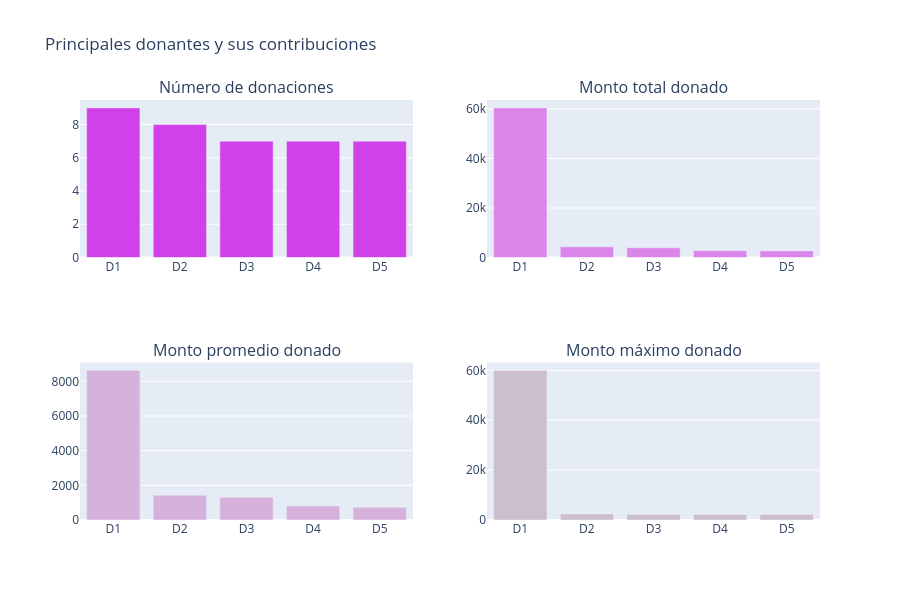

Write notebook code for a chart like this one.
### Markdown cell above
> - **Proyectos principales**  
> - En la historia de DonorsChoose, los distintos proyectos recibieron un número variable de donaciones que va desde tan solo 1 hasta 800 donaciones. El número máximo de donaciones en un solo proyecto es de **863**. Este fue un proyecto liderado por un docente y su título fue "**Vallecito StandUpKids Pilot Standing School!**" (mostrado como Pa1 en el primer gráfico). El monto total financiado en este proyecto fue de **USD 108,248.30** y fue financiado completamente el 26 de agosto de 2015.  
> - Existen otros tres proyectos con un número muy alto de donaciones (mayor a 600).  
> - En noviembre de 2016, se inició un proyecto titulado "**Varsity and After-School Fencing Teams in NYC**" (mostrado como Pc1 en el segundo gráfico) y tuvo 18 donaciones en total. Este proyecto tuvo el mayor monto promedio por donante, equivalente a **USD 1,850**.  
> - En el proyecto titulado "**Learning to Play While Playing to Learn!**" (mostrado como Pd1 en el cuarto gráfico), se realizó la donación individual máxima de **USD 60,000**, que es la donación individual más alta en la historia de DonorsChoose.  

## <a id="3.3">3.3 Quiénes son los principales donantes:</a>

Identificaremos a los donantes que realizaron las mayores contribuciones y sus valores. Es decir:

- 3.3.1 Donantes con el mayor número de donaciones  
- 3.3.2 Donantes con el mayor monto total financiado  
- 3.3.3 Donantes con el mayor monto promedio por donación  
- 3.3.4 Donantes con la mayor donación individual

### Code cell
# Qué donantes realizaron el máximo número de donaciones

tempdf = donations_df.groupby('Donor ID').agg({'Donor ID': 'count', 'Donation Amount': 'sum'}).rename(columns={'Donor ID': "Total Donaciones", 'Donation Amount': "Monto Total"}).reset_index()
tempdf['Monto Promedio de Donación'] = tempdf['Monto Total'] / tempdf['Total Donaciones']

tempdf1 = tempdf.sort_values(by=['Total Donaciones'], ascending=[False])
x = tempdf1.head(5)['Donor ID']
x = ["D" + str(i+1) for i in range(len(x))]
y = tempdf1.head(5)['Total Donaciones']
tr1 = bar_ver_noagg(x, y, 'Total Donaciones', '#d141ea', lm=None, rt=True)

tempdf1 = tempdf.sort_values(by=['Monto Total'], ascending=[False])
x = tempdf1.head(5)['Donor ID']
x = ["D" + str(i+1) for i in range(len(x))]
y = tempdf1.head(5)['Monto Total']
tr2 = bar_ver_noagg(x, y, 'Monto Total de Donaciones', '#db85ea', lm=None, rt=True)

tempdf1 = tempdf.sort_values(by=['Monto Promedio de Donación'], ascending=[False])
x = tempdf1.head(5)['Donor ID']
x = ["D" + str(i+1) for i in range(len(x))]
y = tempdf1.head(5)['Monto Promedio de Donación']
tr3 = bar_ver_noagg(x, y, 'Monto Promedio de Donación', '#d5b1db', lm=None, rt=True)

tempdf = donations_df.groupby('Donor ID').agg({'Donor ID': 'count', 'Donation Amount': 'max'}).rename(columns={'Donor ID': "Total Donaciones", 'Donation Amount': "Donación Máxima"}).reset_index()
tempdf1 = tempdf.sort_values(by=['Donación Máxima'], ascending=[False])
x = tempdf1.head(5)['Donor ID']
x = ["D" + str(i+1) for i in range(len(x))]
y = tempdf1.head(5)['Donación Máxima']
tr4 = bar_ver_noagg(x, y, 'Donación Máxima', '#ccbece', lm=None, rt=True)

fig = tools.make_subplots(
    rows=2,
    cols=2,
    print_grid=False,
    subplot_titles=[
        'Número de donaciones',
        'Monto total donado',
        'Monto promedio donado',
        'Monto máximo donado'
    ]
)

fig.append_trace(tr1, 1, 1)
fig.append_trace(tr2, 1, 2)
fig.append_trace(tr3, 2, 1)
fig.append_trace(tr4, 2, 2)

fig['layout'].update(
    height=600,
    showlegend=False,
    title='Principales donantes y sus contribuciones'
)

iplot(fig)

### Figure 1 — Plotly figure (JSON) as saved in the notebook; plotly's stock layout.template omitted (floating-point values rounded to 4 significant figures)
{"data": [{"marker": {"color": "#d141ea"}, "type": "bar", "x": ["D1", "D2", "D3", "D4", "D5"], "xaxis": "x", "y": [9, 8, 7, 7, 7], "yaxis": "y"}, {"marker": {"color": "#db85ea"}, "type": "bar", "x": ["D1", "D2", "D3", "D4", "D5"], "xaxis": "x2", "y": [60420.0, 4301.0, 3926.0, 2733.0, 2667.0], "yaxis": "y2"}, {"marker": {"color": "#d5b1db"}, "type": "bar", "x": ["D1", "D2", "D3", "D4", "D5"], "xaxis": "x3", "y": [8631.0, 1434.0, 1309.0, 808.7, 731.1], "yaxis": "y3"}, {"marker": {"color": "#ccbece"}, "type": "bar", "x": ["D1", "D2", "D3", "D4", "D5"], "xaxis": "x4", "y": [60000.0, 2420.0, 2248.0, 2219.0, 2190.0], "yaxis": "y4"}], "layout": {"annotations": [{"font": {"size": 16}, "showarrow": false, "text": "Número de donaciones", "x": 0.225, "xanchor": "center", "xref": "paper", "y": 1, "yanchor": "bottom", "yref": "paper"}, {"font": {"size": 16}, "showarrow": false, "text": "Monto total donado", "x": 0.775, "xanchor": "center", "xref": "paper", "y": 1, "yanchor": "bottom", "yref": "paper"}, {"font": {"size": 16}, "showarrow": false, "text": "Monto promedio donado", "x": 0.225, "xanchor": "center", "xref": "paper", "y": 0.375, "yanchor": "bottom", "yref": "paper"}, {"font": {"size": 16}, "showarrow": false, "text": "Monto máximo donado", "x": 0.775, "xanchor": "center", "xref": "paper", "y": 0.375, "yanchor": "bottom", "yref": "paper"}], "height": 600, "showlegend": false, "title": {"text": "Principales donantes y sus contribuciones"}, "xaxis": {"anchor": "y", "domain": [0, 0.45]}, "xaxis2": {"anchor": "y2", "domain": [0.55, 1]}, "xaxis3": {"anchor": "y3", "domain": [0, 0.45]}, "xaxis4": {"anchor": "y4", "domain": [0.55, 1]}, "yaxis": {"anchor": "x", "domain": [0.625, 1]}, "yaxis2": {"anchor": "x2", "domain": [0.625, 1]}, "yaxis3": {"anchor": "x3", "domain": [0, 0.375]}, "yaxis4": {"anchor": "x4", "domain": [0, 0.375]}}}
